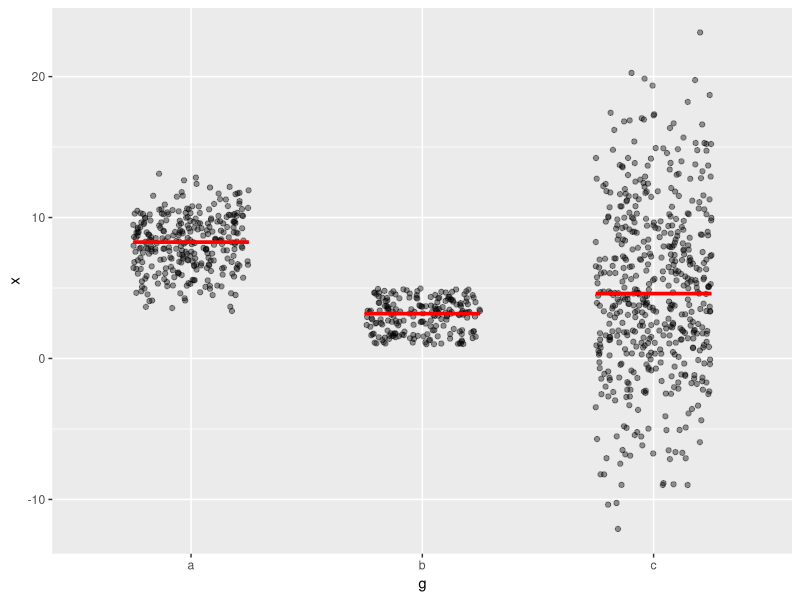

This figure's R source:
## Create a jittered dotplot in ggplot2 to visulaize the distribution of grouped
## data. Add the median values to the plot.

library("ggplot2")

set.seed(123)

df <- data.frame(g = sample(letters[1:3], 1000, replace = TRUE, prob = c(0.3, 0.2, 0.5)))
df$x <- with(df, ifelse(g == "a", rnorm(1000, 8, 2), 
                        ifelse(g == "b", runif(1000, 1, 5), rnorm(1000, 5, 6))))

p <- ggplot(df, aes(x = g, y = x)) +
  geom_jitter(position = position_jitter(0.25), alpha = 0.4) +
  stat_summary(fun.y=median, fun.ymin = median, fun.ymax = median,
               geom = "crossbar", width = 0.5, col = "red")
print(p)
